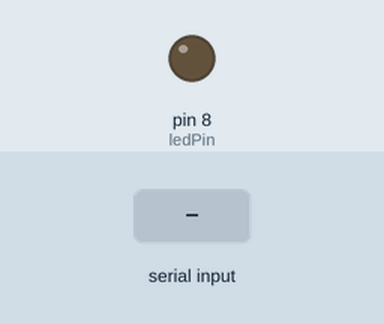
This sketch was run on a simulated Arduino Uno, built with avr-gcc and run on an emulated ATmega328P. Parts: output pins drawn as LEDs (lit = HIGH). Inputs (shaded band) come from the test bench.

Above: at 1.2 s.
1.3 s: "H" received over Serial
At 2.0 s:
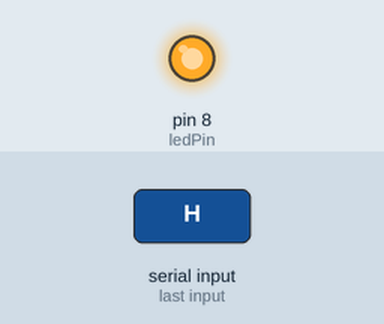
2.8 s: "L" received over Serial
At 3.1 s:
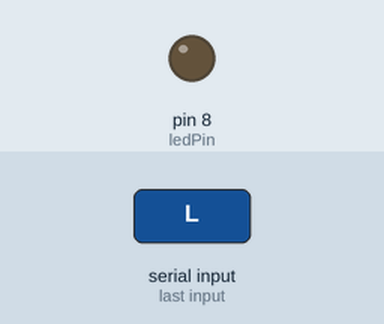
Timing chart, 0 to 5.8 s (numbered marks = the images above; inputs shaded):
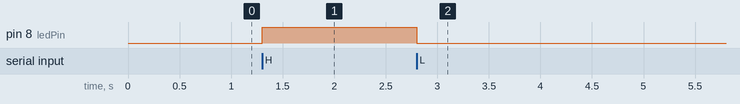

The sketch:

Bluetooth_TEST_LED.ino
```cpp
//Bluetooth TEST LED

const int ledPin =8;
int incomingByte;

void setup(){
  Serial.begin(57600);
  pinMode(ledPin,OUTPUT);
}

void loop(){

  if(Serial.available()>0){
  incomingByte = Serial.read();
  if(incomingByte == 'H'){
    digitalWrite(ledPin,HIGH);
  }
  if(incomingByte == 'L'){
    digitalWrite(ledPin,LOW);
  }
 }
}
```

Measured:
- after the input at 1.3 s, pin 8 (ledPin): LOW → HIGH at once
- after the input at 2.8 s, pin 8 (ledPin): HIGH → LOW at once
